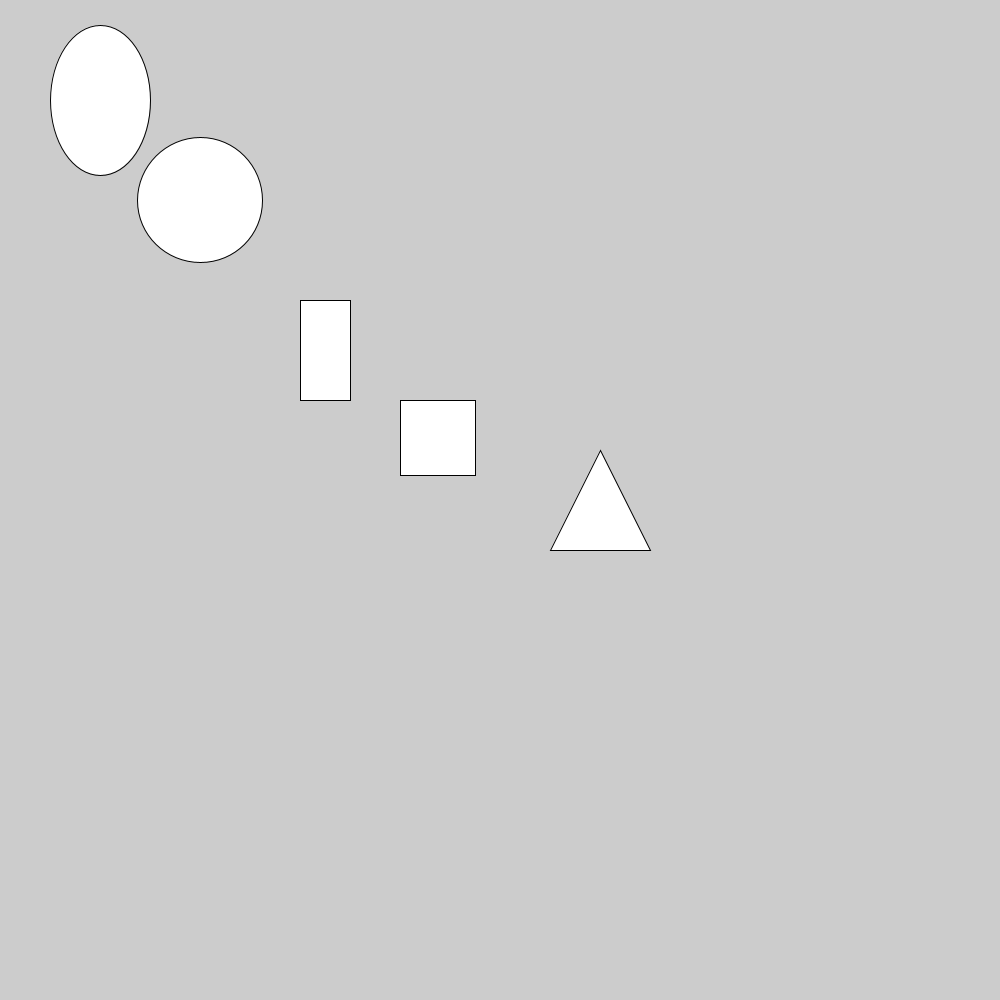
Frame 1 (no input)
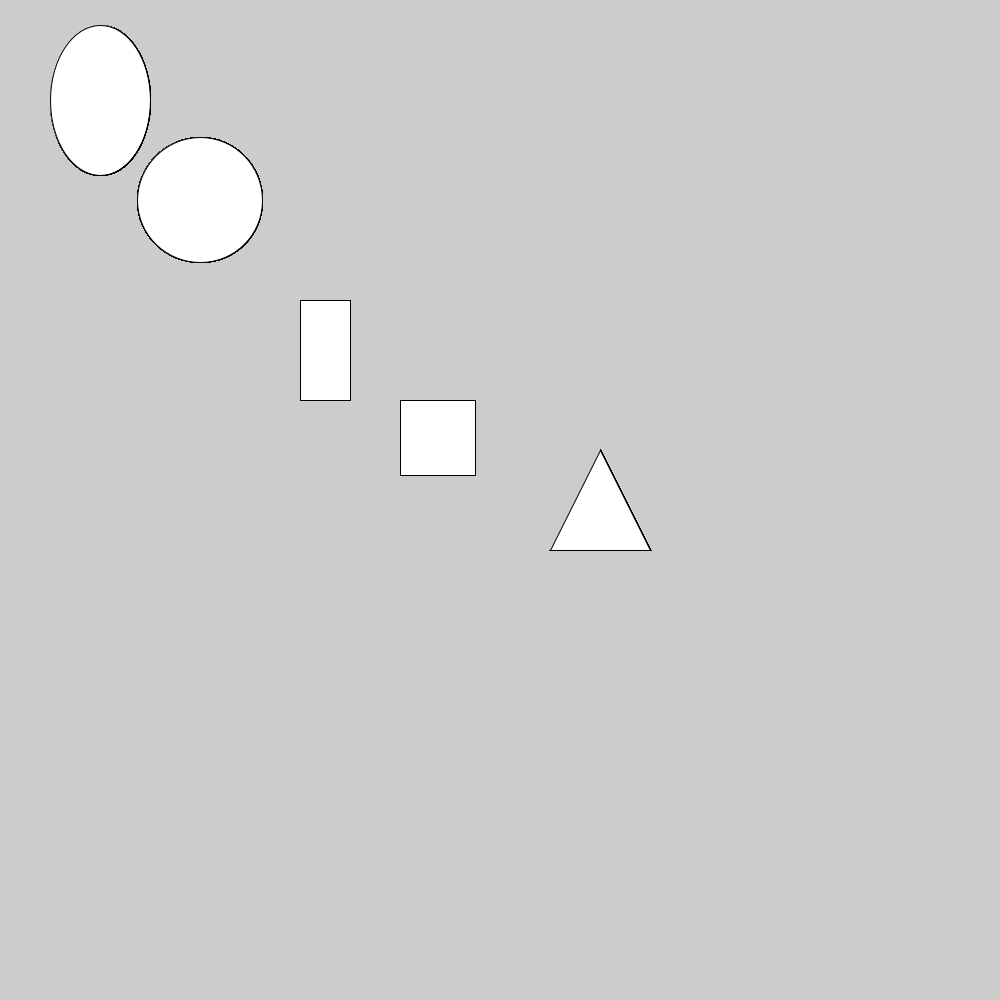
Frame 60 (the mouse pressed at the canvas centre just before this capture)
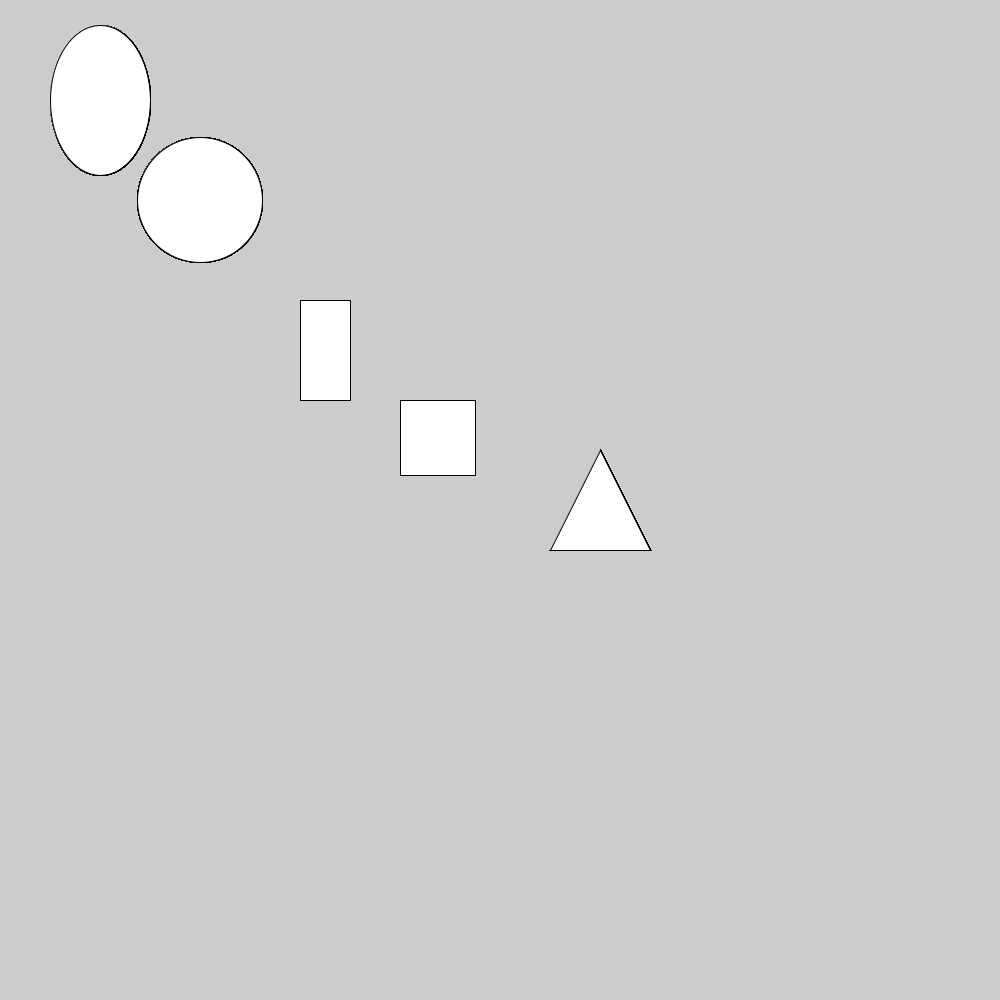
Frame 120 (the mouse held since frame 60 and released just before this capture)

The Processing sketch that drew these frames (run headless with seeded random() and noise(); from frame 60 on, the mouse is pressed at the canvas centre):

// Processing sketch: SimpleShapes
// ── SimpleShapes.pde

void setup()
{
   size(1000,1000);
}

void draw()
{
  // first number = x, second = y, third = width, fourth = height
  ellipse(100,100,100,150);
  
  // first number = x, second = y, third = diameter
  circle(200,200,125);
  
  // first number = x, second = y, third = width, fourth = height
  rect(300,300,50,100);
  
  // first number = x, second = y, third = width and height
  square(400,400,75);
  
  // first two numbers are x,y of the bottom left, then x,y of top point, then x,y of bottom right corner
  triangle(550,550, 600, 450 ,650,550);
}
